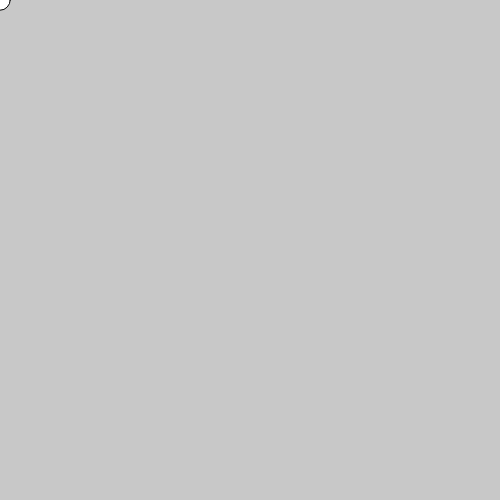
Frame 1 (no input)
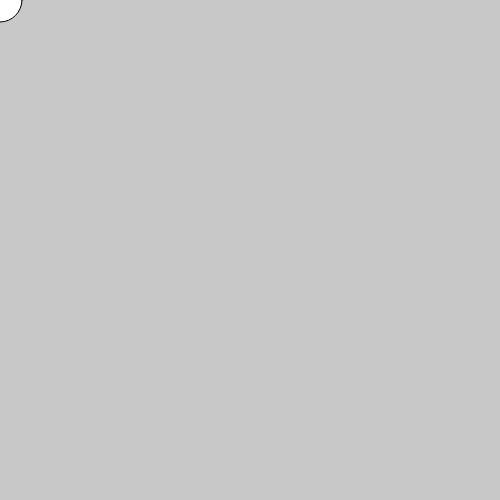
Frame 60 (no input)
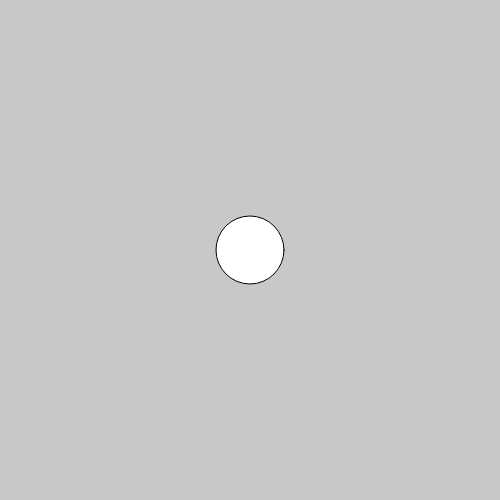
Frame 120 (the mouse pressed at the canvas centre since frame 60)

The p5.js sketch that drew these frames (run headless with seeded random() and noise() and a simulated clock; from frame 60 on, the mouse is pressed at the canvas centre):

// p5.js sketch
// ── sketch.js
let size = 20
let big = 500
function setup() {
  createCanvas(500, 500);


  describe("A gray square. The mouse's x- and y-coordinates are displayed as the user moves the mouse.");
}
function draw() {
  // Paint the background repeatedly.
  background(200);
size = size+0.4;
  // Draw circle repeatedly.
  circle(mouseX, mouseY, size);
}
